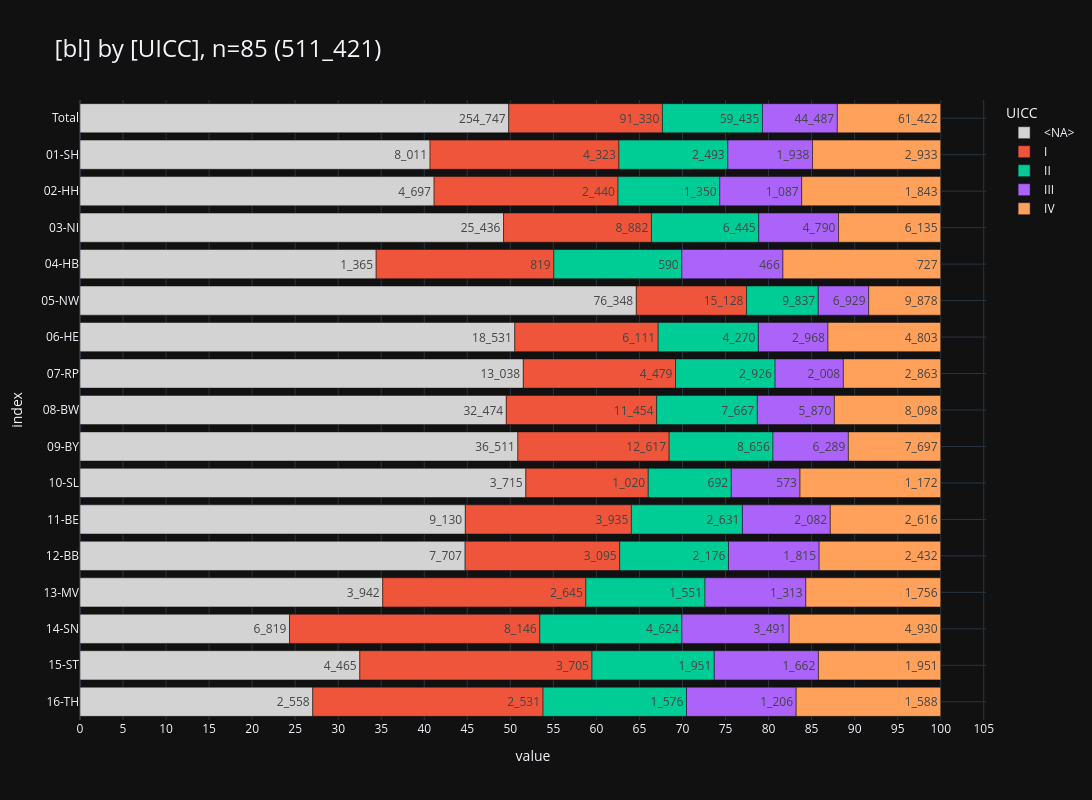

Notebook code cell kept with this figure:
### Code cell
_alias='UICC'
_df = (
    show_freqs(alias=_alias, incl_c44_and_d=False)
    .rename(columns={"kkr": "bl"})
    [["bl", "UICC", "cnt"]]
)
_=pls.plot_stacked_bars(
    _df,
    orientation="h",
    normalize=False,
    relative=True,
    dropna=False,
    sort_values_index=False,
    show_total=True,
    height=800,
)

### Figure 1 — Plotly figure (JSON) as saved in the notebook; plotly's stock layout.template omitted (floating-point values rounded to 4 significant figures)
{"data": [{"hovertemplate": "col=<NA><br>value=%{x}<br>index=%{y}<br>cnt_str=%{text}<extra></extra>", "legendgroup": "<NA>", "marker": {"color": "lightgray", "pattern": {"shape": ""}}, "name": "<NA>", "orientation": "h", "showlegend": true, "text": ["254_747", "8_011", "4_697", "25_436", "1_365", "76_348", "18_531", "13_038", "32_474", "36_511", "3_715", "9_130", "7_707", "3_942", "6_819", "4_465", "2_558"], "textposition": "auto", "type": "bar", "x": [254747, 8011, 4697, 25436, 1365, 76348, 18531, 13038, 32474, 36511, 3715, 9130, 7707, 3942, 6819, 4465, 2558], "xaxis": "x", "y": [" Total", "01-SH", "02-HH", "03-NI", "04-HB", "05-NW", "06-HE", "07-RP", "08-BW", "09-BY", "10-SL", "11-BE", "12-BB", "13-MV", "14-SN", "15-ST", "16-TH"], "yaxis": "y"}, {"hovertemplate": "col=I<br>value=%{x}<br>index=%{y}<br>cnt_str=%{text}<extra></extra>", "legendgroup": "I", "marker": {"color": "#EF553B", "pattern": {"shape": ""}}, "name": "I", "orientation": "h", "showlegend": true, "text": ["91_330", "4_323", "2_440", "8_882", "819", "15_128", "6_111", "4_479", "11_454", "12_617", "1_020", "3_935", "3_095", "2_645", "8_146", "3_705", "2_531"], "textposition": "auto", "type": "bar", "x": [91330, 4323, 2440, 8882, 819, 15128, 6111, 4479, 11454, 12617, 1020, 3935, 3095, 2645, 8146, 3705, 2531], "xaxis": "x", "y": [" Total", "01-SH", "02-HH", "03-NI", "04-HB", "05-NW", "06-HE", "07-RP", "08-BW", "09-BY", "10-SL", "11-BE", "12-BB", "13-MV", "14-SN", "15-ST", "16-TH"], "yaxis": "y"}, {"hovertemplate": "col=II<br>value=%{x}<br>index=%{y}<br>cnt_str=%{text}<extra></extra>", "legendgroup": "II", "marker": {"color": "#00CC96", "pattern": {"shape": ""}}, "name": "II", "orientation": "h", "showlegend": true, "text": ["59_435", "2_493", "1_350", "6_445", "590", "9_837", "4_270", "2_926", "7_667", "8_656", "692", "2_631", "2_176", "1_551", "4_624", "1_951", "1_576"], "textposition": "auto", "type": "bar", "x": [59435, 2493, 1350, 6445, 590, 9837, 4270, 2926, 7667, 8656, 692, 2631, 2176, 1551, 4624, 1951, 1576], "xaxis": "x", "y": [" Total", "01-SH", "02-HH", "03-NI", "04-HB", "05-NW", "06-HE", "07-RP", "08-BW", "09-BY", "10-SL", "11-BE", "12-BB", "13-MV", "14-SN", "15-ST", "16-TH"], "yaxis": "y"}, {"hovertemplate": "col=III<br>value=%{x}<br>index=%{y}<br>cnt_str=%{text}<extra></extra>", "legendgroup": "III", "marker": {"color": "#AB63FA", "pattern": {"shape": ""}}, "name": "III", "orientation": "h", "showlegend": true, "text": ["44_487", "1_938", "1_087", "4_790", "466", "6_929", "2_968", "2_008", "5_870", "6_289", "573", "2_082", "1_815", "1_313", "3_491", "1_662", "1_206"], "textposition": "auto", "type": "bar", "x": [44487, 1938, 1087, 4790, 466, 6929, 2968, 2008, 5870, 6289, 573, 2082, 1815, 1313, 3491, 1662, 1206], "xaxis": "x", "y": [" Total", "01-SH", "02-HH", "03-NI", "04-HB", "05-NW", "06-HE", "07-RP", "08-BW", "09-BY", "10-SL", "11-BE", "12-BB", "13-MV", "14-SN", "15-ST", "16-TH"], "yaxis": "y"}, {"hovertemplate": "col=IV<br>value=%{x}<br>index=%{y}<br>cnt_str=%{text}<extra></extra>", "legendgroup": "IV", "marker": {"color": "#FFA15A", "pattern": {"shape": ""}}, "name": "IV", "orientation": "h", "showlegend": true, "text": ["61_422", "2_933", "1_843", "6_135", "727", "9_878", "4_803", "2_863", "8_098", "7_697", "1_172", "2_616", "2_432", "1_756", "4_930", "1_951", "1_588"], "textposition": "auto", "type": "bar", "x": [61422, 2933, 1843, 6135, 727, 9878, 4803, 2863, 8098, 7697, 1172, 2616, 2432, 1756, 4930, 1951, 1588], "xaxis": "x", "y": [" Total", "01-SH", "02-HH", "03-NI", "04-HB", "05-NW", "06-HE", "07-RP", "08-BW", "09-BY", "10-SL", "11-BE", "12-BB", "13-MV", "14-SN", "15-ST", "16-TH"], "yaxis": "y"}], "layout": {"barmode": "relative", "barnorm": "percent", "height": 800, "legend": {"title": {"text": "UICC"}, "tracegroupgap": 0, "traceorder": "normal"}, "title": {"font": {"size": 24}, "text": "[bl] by [UICC], n=85 (511_421)", "xanchor": "left", "y": 0.95, "yanchor": "top"}, "width": 1600, "xaxis": {"anchor": "y", "domain": [0, 1], "dtick": 5, "gridwidth": 1, "showgrid": true, "title": {"text": "value"}}, "yaxis": {"anchor": "x", "categoryarray": ["16-TH", "15-ST", "14-SN", "13-MV", "12-BB", "11-BE", "10-SL", "09-BY", "08-BW", "07-RP", "06-HE", "05-NW", "04-HB", "03-NI", "02-HH", "01-SH", " Total"], "categoryorder": "array", "domain": [0, 1], "gridwidth": 1, "showgrid": true, "title": {"text": "index"}}}}
